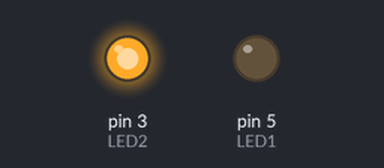
A sketch run on a simulated Arduino Uno, built with avr-gcc and run on an emulated ATmega328P. Shown: output pins drawn as LEDs (lit = HIGH).

Above: at 0.05 s.
At 2.05 s:
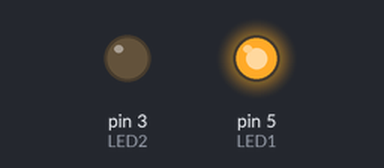
At 4.0 s:
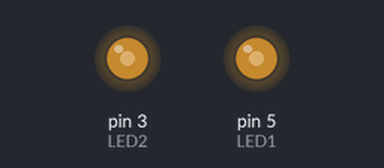
Timing chart, 0 to 6.5 s (numbered marks = the images above):
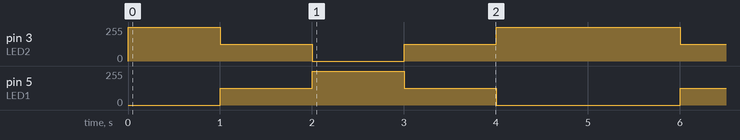

Measured:
- by itself, pin 3 (LED2): repeats every 5.0 s: 127/255 1.0 s, 0/255 1.0 s, 127/255 1.0 s, 255/255 2.0 s
- by itself, pin 5 (LED1): repeats every 5.0 s: 255/255 1.0 s, 127/255 1.0 s, 0/255 2.0 s, 127/255 1.0 s

The sketch:

Lab1_Part2_PWM2LEDs.ino
```cpp
//EE452L. Lab 1. Part 1
//PWM-2 LEDs

//analogWrite generates PWM
//0: 0% duty cycle
//127: 50% duty cycle
//255: 100% duty cycle

int LED1 = 5;
int LED2 = 3;

void setup() {
  pinMode(LED1, OUTPUT);
  pinMode(LED2, OUTPUT);
}

void loop() {
  analogWrite(LED1, 0);
  analogWrite(LED2, 255);
  delay(1000);

  analogWrite(LED1, 127);
  analogWrite(LED2, 127);
  delay(1000);

  analogWrite(LED1, 255);
  analogWrite(LED2, 0);
  delay(1000);

  analogWrite(LED1, 127);
  analogWrite(LED2, 127);
  delay(1000);

  analogWrite(LED1, 0);
  analogWrite(LED2, 255);
  delay(1000);
}
```
